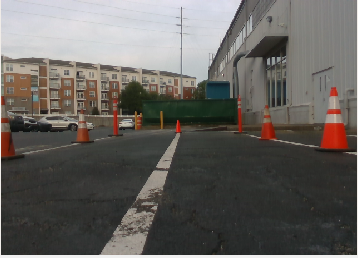
#> input picture python_vision/test.png, 358 x 258 px
$ python birds2.py
#> lines starting #> are read from the running program, lines starting #| are printed output that depends on the picture
# https://lacie-life.github.io/posts/BEV/
import numpy as np
import cv2

# === Step 1: Set your camera intrinsic matrix ===
K = np.array([
    [603.47021484375, 0.0, 326.07391357421875],
    [0.0, 603.1049194335938, 235.4612274169922],
    [0.0, 0.0, 1.0]
])

# === Step 2: Define extrinsic parameters (camera facing forward, 14in above ground) ===
# Convert 14 inches to meters
camera_height_m = 14 * 0.0254

# Since the camera is forward-facing, we rotate it -90° about X to get a top-down view
R = np.array([
    [1, 0, 0],
    [0, 0, -1],
    [0, 1, 0]
])
t = np.array([[0], [-camera_height_m], [0]])

# Compose the 3x4 projection matrix [R|t]
RT = np.hstack((R, t))

# === Step 3: Compute homography from ground plane to image plane ===
H = K @ RT  # 3x3 homography for z=0 plane

# === Step 4: Define BEV image scale and bounds (in meters) ===
bev_x_range = (0, 20)   # forward (meters)
bev_y_range = (-6, 6)  # left to right (meters)

meters_per_pixel = 0.05  # 2cm per pixel
bev_width = int((bev_y_range[1] - bev_y_range[0]) / meters_per_pixel)
bev_height = int((bev_x_range[1] - bev_x_range[0]) / meters_per_pixel)

# === Step 5: Create a mesh grid of BEV pixel coordinates in world space ===
ys = np.linspace(bev_y_range[0], bev_y_range[1], bev_width)
xs = np.linspace(bev_x_range[0], bev_x_range[1], bev_height)
Y, X = np.meshgrid(ys, xs)  # shape: (H, W)

# Flatten grid and create homogeneous world coordinates (z=0)
world_coords = np.stack([X.ravel(), Y.ravel(), np.zeros_like(X.ravel()), np.ones_like(X.ravel())])

# Project to image coordinates using homography
uv = H @ world_coords[:4, :]
uv = uv[:2] / uv[2]

# Reshape to (H, W, 2) map
map_x = uv[0].reshape(bev_width, bev_height).astype(np.float32)
map_y = uv[1].reshape(bev_width, bev_height).astype(np.float32)

# === Step 6: Apply remap using OpenCV ===
input_img = cv2.imread("test.png")  # Your forward-facing image
#> input_img is the input picture: shape (258, 358, 3); mean B, G, R 94.8, 98.7, 101.9
bev_img = cv2.remap(input_img, map_x, map_y, interpolation=cv2.INTER_LINEAR, borderMode=cv2.BORDER_CONSTANT)
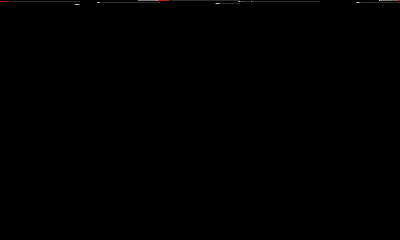
#> bev_img: shape (240, 400, 3); mean B, G, R 0.2, 0.3, 0.3

# Rotate and flip to make it easier to interpret
bev_img = cv2.rotate(bev_img, cv2.ROTATE_90_CLOCKWISE)
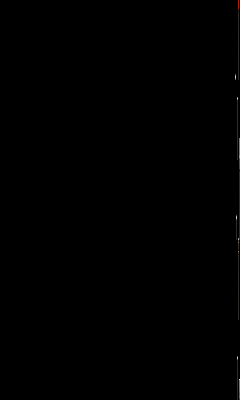
#> bev_img: shape (400, 240, 3); mean B, G, R 0.2, 0.3, 0.3

# === Step 7: Save or show result ===
cv2.imwrite("bev_output.jpg", bev_img)
# cv2.imshow("BEV View", bev_img); cv2.waitKey(0)

$ run again, with python_vision/FirstFrame.png copied over python_vision/test.png
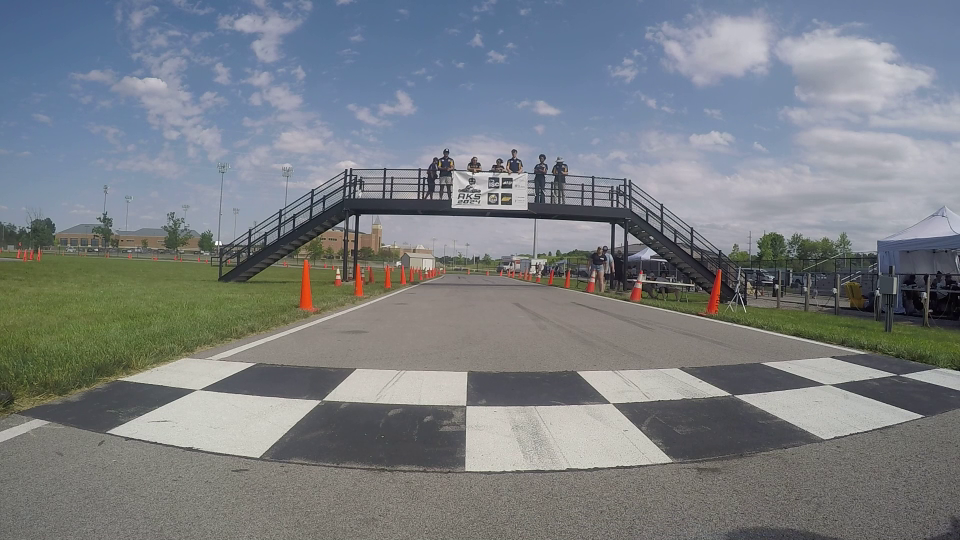
#> input picture python_vision/FirstFrame.png, 960 x 540 px
#> input_img is the input picture: shape (540, 960, 3); mean B, G, R 131.6, 127.1, 122.3
#> `bev_img = cv2.remap(input_img, map_x, map_y, interpolation=cv2.INTER_L..`:
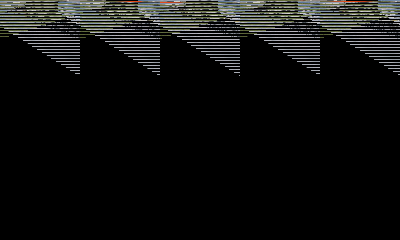
#> bev_img: shape (240, 400, 3); mean B, G, R 15.3, 16.1, 15.7
#> `bev_img = cv2.rotate(bev_img, cv2.ROTATE_90_CLOCKWISE)`:
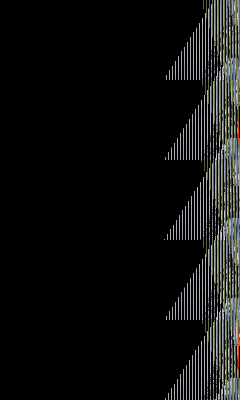
#> bev_img: shape (400, 240, 3); mean B, G, R 15.3, 16.1, 15.7
